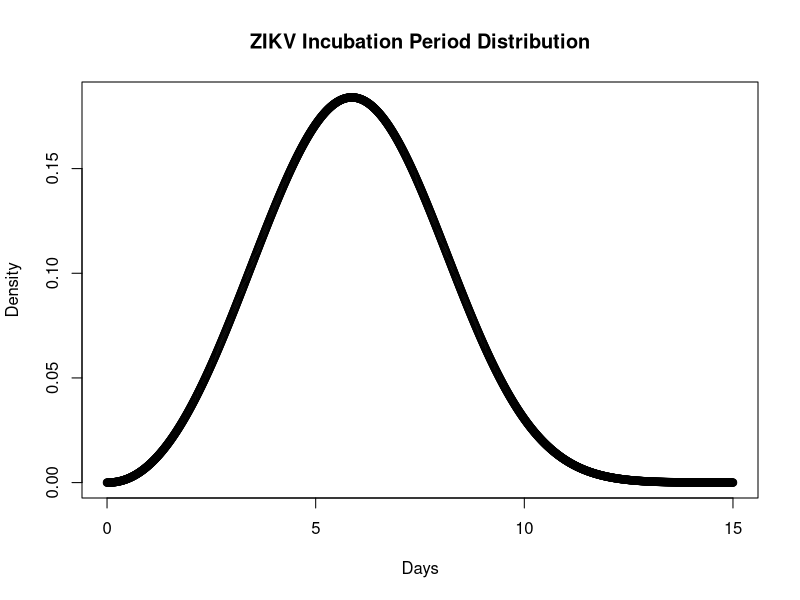
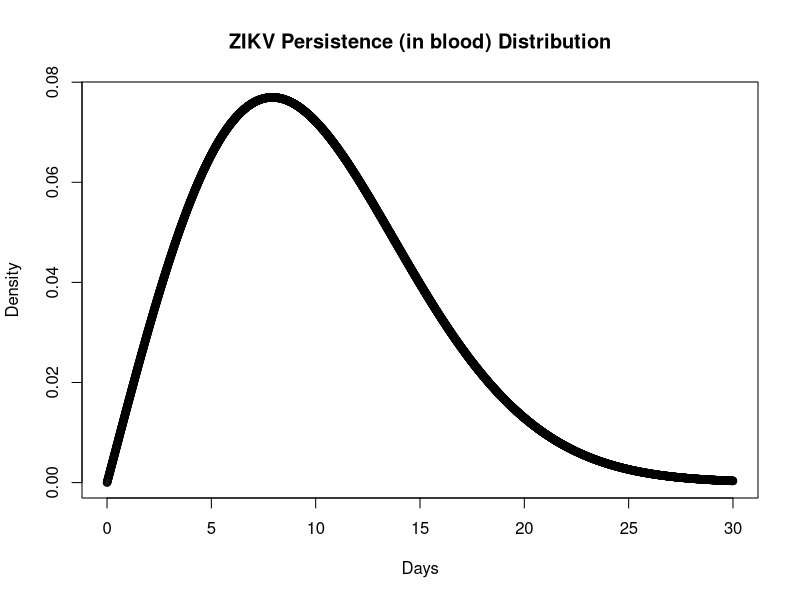

Write R code to recreate these figures, in order.
## ---- chunk 1
set.seed(628496)
x<-seq(0,15, by = 0.01)
plot(x,dweibull(x,3.132,6.632), main = "ZIKV Incubation Period Distribution", xlab = "Days", ylab = "Density")
## ---- chunk 2
set.seed(628496)
y<-seq(0,30, by = 0.01)
plot(y,dweibull(y,2.007,11.171), main = "ZIKV Persistence (in blood) Distribution", xlab = "Days", ylab = "Density")
